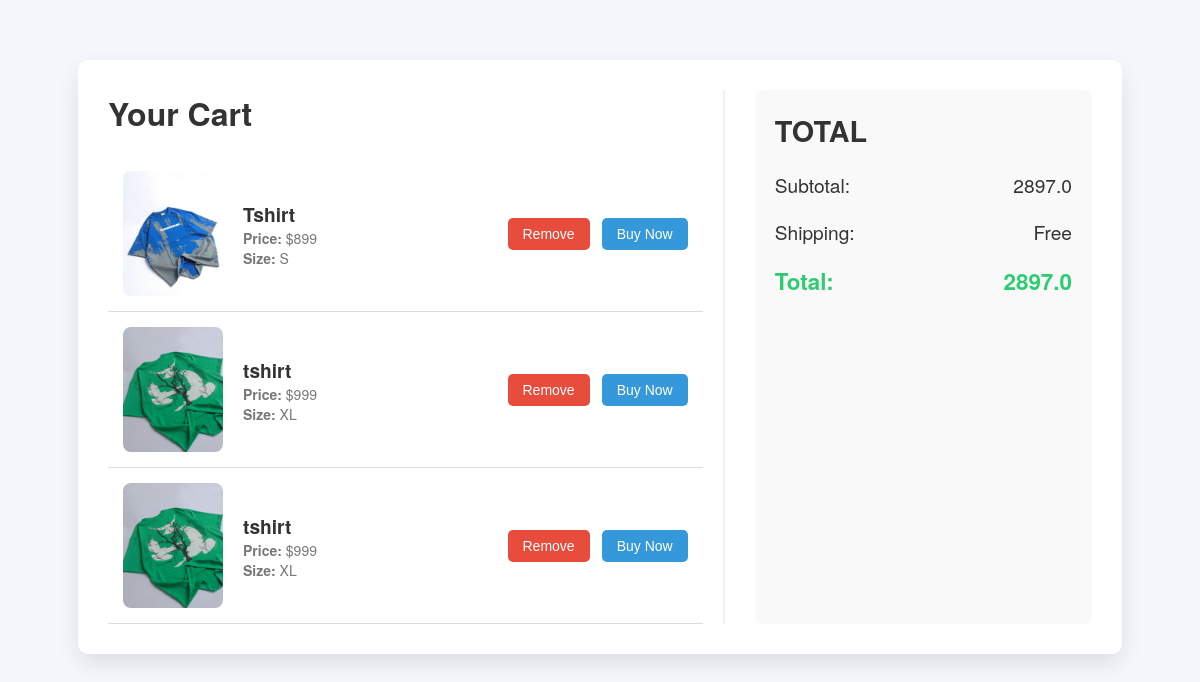
Page /view_cart/ (signed in) on the committed database.
### app/models.py (models this page shows, shortened)
class Cart(models.Model):
    user = models.ForeignKey(User, on_delete=models.CASCADE)
    product = models.ForeignKey(Product, on_delete=models.CASCADE)
    size = models.ForeignKey(Size, on_delete=models.CASCADE)

class Product(models.Model):
    pro_id = models.TextField()
    name = models.TextField()
    price = models.IntegerField()
    offer_price = models.IntegerField()
    img = models.FileField()
    rating = models.TextField()
    dis = models.TextField()
    sizes = models.ManyToManyField(Size, related_name='Sizes')
    quantity = models.PositiveIntegerField(default=0)  # New field for stock quantity

class Size(models.Model):
    size = models.CharField(max_length=10)  # E.g., '6', '7', '8.5', '9', '10'
    def __str__(self):
        return self.size

### app/views.py (the view)
# urls.py: path('view_cart/', views.view_cart, name='view_cart'),
def view_cart(request):
    if 'user' in request.session:
        user = request.user
        cart_items = Cart.objects.filter(user=user)
        total_price = sum(float(item.product.offer_price) for item in cart_items) if cart_items else 0
        return render(request, 'user/cart.html', {'cart_items': cart_items, 'total_price': total_price})
    else:
        return redirect('chrome_login')

### templates/user/cart.html (shortened to what this page needs)
<!DOCTYPE html>
<html lang="en">
<head>
</head>
<body>
    <div class="container">
        <div class="cart-items">
            <h3>Your Cart</h3>
            {% if cart_items %}
            {% for item in cart_items %}
            <div class="cart-item">
                <img src="{{ item.product.img.url }}" alt="{{ item.product.name }}">
                <div class="cart-item-info">
                    <h4>{{ item.product.name }}</h4>
                    <p><strong>Price:</strong> ${{ item.product.offer_price }}</p>
                    <p><strong>Size:</strong> {{ item.size }}</p>
                </div>
                <div class="cart-item-actions">
                    <form method="POST" action="{% url 'delete_cart' item.id %}">
                        <button type="submit" class="remove-btn">Remove</button>
                    </form>
                    <form method="POST" action="{% url 'user_buy' item.id %}">
                        <button type="submit" class="buy-btn">Buy Now</button>
                    </form>
                </div>
            </div>
            {% endfor %}
            {% else %}
            <p class="empty-cart">Your cart is empty.</p>
            {% endif %}
        </div>
        <div class="cart-summary">
            <h3>TOTAL</h3>
            <div class="summary-item">
                <span>Subtotal:</span>
                <span>{{ total_price }}</span>
            </div>
            <div class="summary-item">
                <span>Shipping:</span>
                <span>Free</span>
            </div>
            <div class="summary-item total">
                <span>Total:</span>
                <span>{{ total_price }}</span>
            </div>
        </div>
    </div>
</body>
</html>

### templates/user/cart.html (style rules this page uses)
* { margin: 0; padding: 0; box-sizing: border-box; }
body { font-family: 'Helvetica Neue', Arial, sans-serif; background-color: #f4f7fc; margin: 0; padding: 20px; color: #333; }
.container { width: 90%; max-width: 1100px; margin: 40px auto; display: flex; justify-content: space-between; padding: 30px; background-color: #fff; border-radius: 10px; box-shadow: 0 10px 25px rgba(0, 0, 0, 0.1); }
.cart-items { flex: 2; margin-right: 30px; padding-right: 20px; border-right: 2px solid #f0f0f0; }
.cart-items h3 { font-size: 2em; color: #333; margin-bottom: 20px; font-weight: 600; }
.cart-item { display: flex; align-items: center; padding: 15px; border-bottom: 1px solid #ddd; transition: all 0.3s ease; }
.cart-item img { max-width: 100px; height: auto; border-radius: 8px; margin-right: 20px; }
.cart-item-info { flex: 1; }
.cart-item-info h4 { font-size: 1.2em; color: #333; margin: 0; }
.cart-item-info p { font-size: 14px; color: #777; }
.cart-item-actions { margin-left: auto; display: flex; gap: 12px; align-items: center; }
.cart-item-actions button { padding: 8px 15px; border-radius: 5px; font-size: 14px; cursor: pointer; border: none; transition: background-color 0.3s ease; }
.remove-btn { background-color: #e74c3c; color: white; }
.buy-btn { background-color: #3498db; color: white; }
.cart-item-actions form { display: inline-block; }
.cart-summary { flex: 1; padding: 20px; background-color: #f9f9f9; border-radius: 8px; }
.cart-summary h3 { font-size: 1.8em; color: #333; margin-bottom: 20px; font-weight: 600; }
.summary-item { margin-bottom: 20px; font-size: 1.2em; display: flex; justify-content: space-between; align-items: center; }
.total { font-weight: 600; font-size: 1.4em; color: #2ecc71; }

### rows in the picture
Cart: product.img (picture), product.name "Tshirt", product.offer_price "899", size "S"
Cart: product.img (picture), product.name "tshirt", product.offer_price "999", size "XL"
Cart: product.img (picture), product.name "tshirt", product.offer_price "999", size "XL"

### other values in the picture
{{ total_price }} "2897.0"
